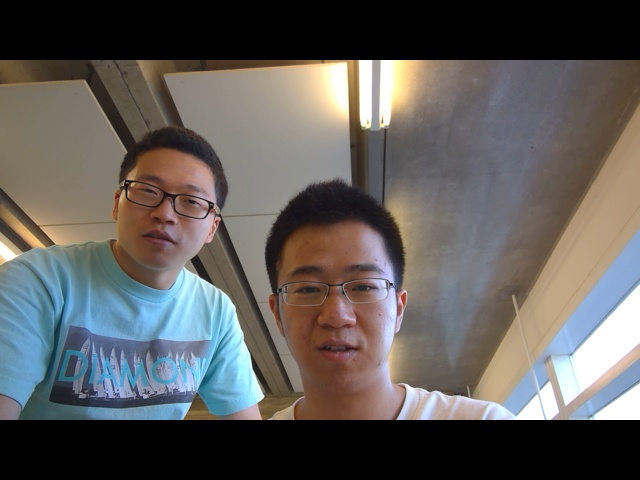
#> input picture Camerapictures/cameraman.jpg, 640 x 480 px, given in place of abcde.jpg, which was not available
$ jupyter execute Untitled2.ipynb
#> lines starting #> are read from the running program, lines starting #| are printed output that depends on the picture; pictures that were not available may be replaced by others from this repository, and a replacement may not be noted
[cell 1]
from glob import glob
from PIL import Image
import os


def imageresize(text):

#> called with text = 'abcde'
    source_dir = 'C:\MyGitHub\Testface\Camerapictures\\'    #'C:\MyGitHub\Testface\Camerapictures'
    target_dir = 'C:\MyGitHub\Testface\input_images\\'
    images_dir = 'C:\MyGitHub\Testface\images\\'    #'C:\MyGitHub\Testface\images'
    file=text + ".jpg"
    filename = source_dir + file
    print(filename)

    with Image.open(filename) as im:
#> im is the input picture: PIL image 640x480 RGB; mean R, G, B 95.5, 92.5, 90.3
        width, height = im.size
#> width = 640; height = 480
        print(filename, width, height, os.path.getsize(filename))
#| C:\MyGitHub\Testface\Camerapictures\abcde.jpg 640 480 73068

    if not os.path.exists(target_dir):
        os.makedirs(target_dir)

    with Image.open(filename) as im:
        width, height = im.size
        new_height = 96
        new_width = int(new_height * width * 1.0 / height)
#> new_width = 128
        print('adjusted size:', new_width, new_height)
#| adjusted size: 128 96
        resized_im = im.resize((new_width, new_height))
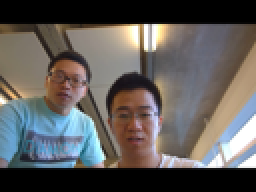
#> resized_im: PIL image 128x96 RGB (shown 2 times larger); mean R, G, B 95.5, 92.5, 90.3
        output_filename = filename.replace(source_dir, target_dir)
        resized_im.save(output_filename)

    filename = target_dir + file
    print(filename)
    with Image.open(filename) as im:
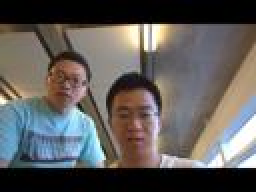
#> im: PIL image 128x96 RGB (shown 2 times larger); mean R, G, B 95.6, 92.7, 90.6
        box = (16,0,112,96)#设置要拷贝的区域
        region = im.crop(box)
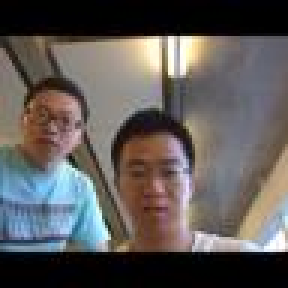
#> region: PIL image 96x96 RGB (shown 3 times larger); mean R, G, B 93.9, 89.7, 87.7
        region = region.transpose(Image.FLIP_LEFT_RIGHT)
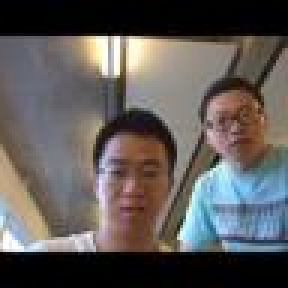
#> region: PIL image 96x96 RGB (shown 3 times larger); mean R, G, B 93.9, 89.7, 87.7
        #im.paste(region, box)#粘贴box大小的region到原先的图片对象中。
        print(images_dir + file)
        region.save(images_dir + file)
